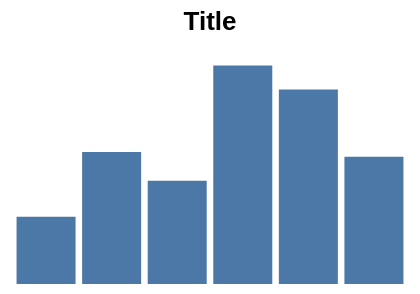

Express this chart as Vega-Lite.
### Vega specification from a JSON file in a GitHub repository (floating-point values rounded to 4 significant figures)
{"width": 200, "height": 120, "padding": 5, "data": [{"name": "t", "values": [{"a": "Alpha", "b": 28, "c": "x", "d": 1}, {"a": "Bravo", "b": 55, "c": "y", "d": 2}, {"a": "Charlie", "b": 43, "c": "x", "d": 3}, {"a": "Delta", "b": 91, "c": "z", "d": 4}, {"a": "Echo", "b": 81, "c": "y", "d": 5}, {"a": "Foxtrot", "b": 53, "c": "z", "d": 6}]}], "scales": [{"name": "x", "type": "band", "domain": {"data": "t", "field": "a"}, "range": "width", "padding": 0.1}, {"name": "y", "type": "linear", "domain": {"data": "t", "field": "b"}, "range": "height", "nice": true}, {"name": "color", "type": "ordinal", "domain": {"data": "t", "field": "c"}, "range": {"scheme": "category10"}}, {"name": "ramp", "type": "linear", "domain": {"data": "t", "field": "d"}, "range": {"scheme": "blues"}}, {"name": "size", "type": "linear", "domain": {"data": "t", "field": "b"}, "range": [10, 200]}, {"name": "shape", "type": "ordinal", "domain": {"data": "t", "field": "c"}, "range": "symbol"}, {"name": "quant", "type": "quantize", "domain": [0, 100], "range": {"scheme": "greens", "count": 4}}], "marks": [{"type": "rect", "from": {"data": "t"}, "encode": {"enter": {"x": {"scale": "x", "field": "a"}, "width": {"scale": "x", "band": 1}, "y": {"scale": "y", "field": "b"}, "y2": {"scale": "y", "value": 0}}}}], "title": {"text": "Title", "subtitle": ""}}
